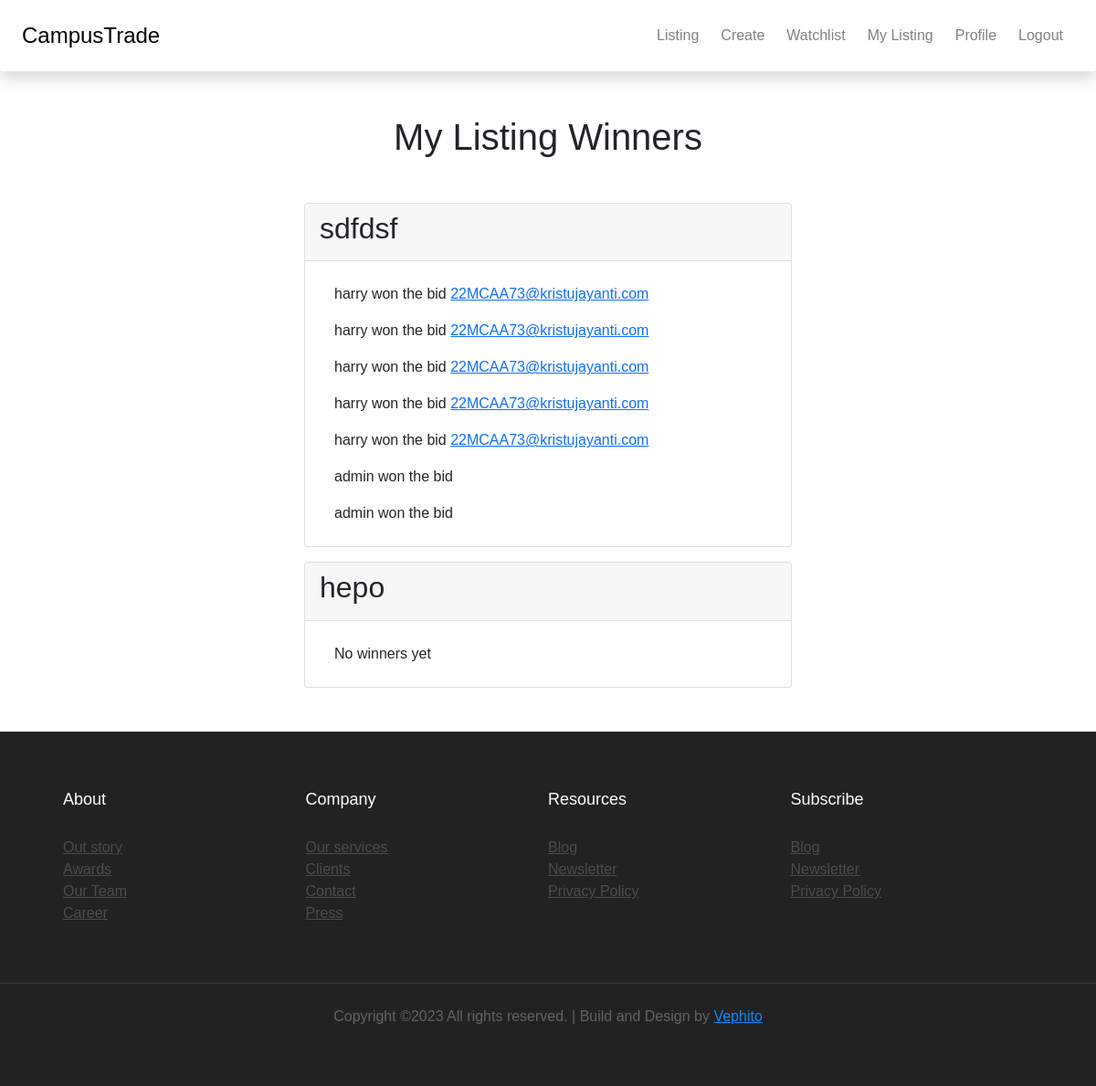
The app's page /auctions/my_winners (signed in), older data.
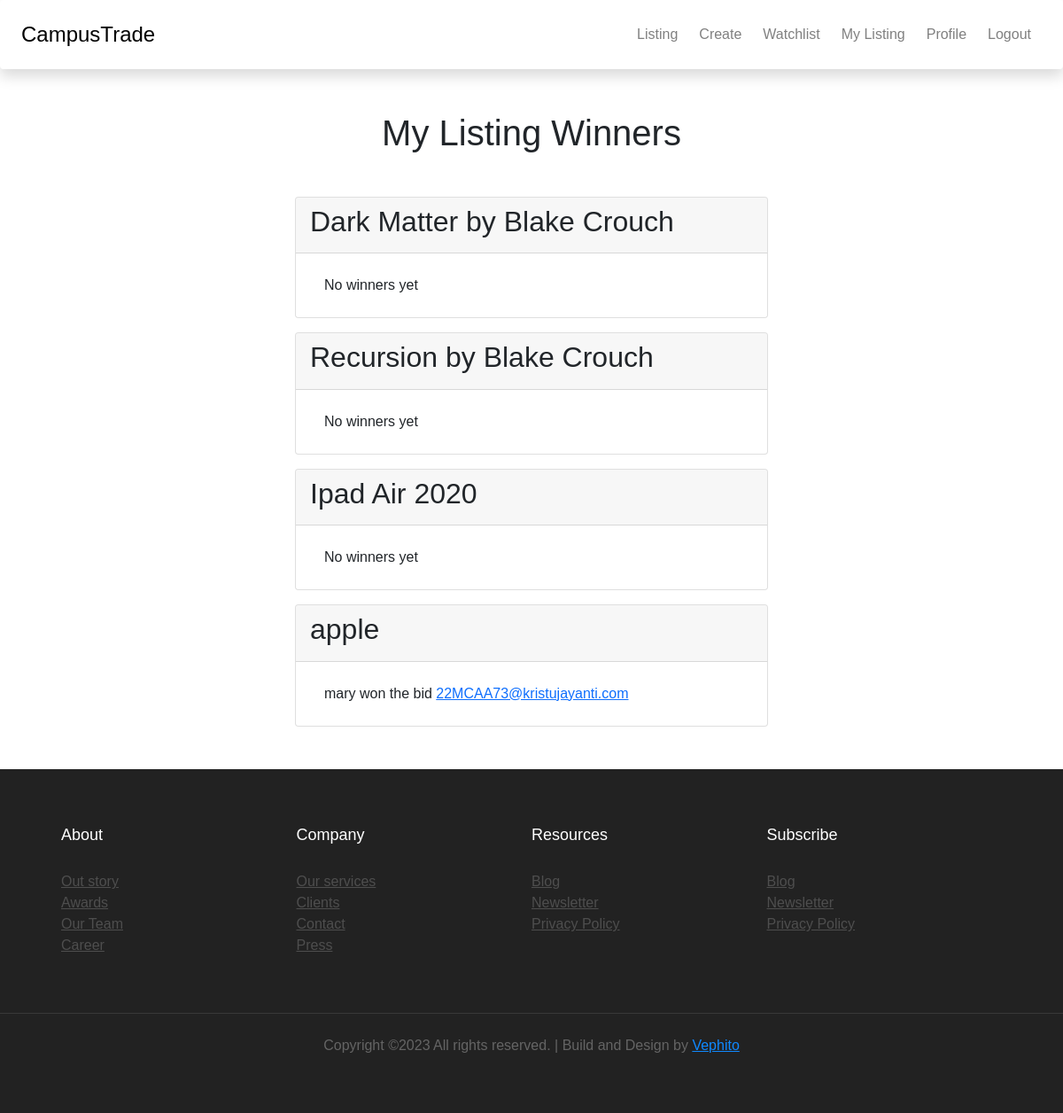
The same page, newer data.
### auctions/models.py (models this page shows, shortened)
class Listing(models.Model):
    user = models.ForeignKey(
        User, on_delete=models.CASCADE, related_name="owner")
    title = models.CharField(max_length=60, default=None)
    image = models.ImageField(
        upload_to="images/", blank=True, null=True)
    price = models.IntegerField(default=0)
    description = models.TextField()
    sold = models.BooleanField(default=False)
    category = models.ForeignKey(Category, on_delete=models.CASCADE)
    date_created = models.DateTimeField(
        auto_now_add=True, null=True, blank=True)
    def get_winners(self):
        winners = Winner.objects.filter(win_item=self)
        return winners

class Winner(models.Model):
    winner = models.ForeignKey(
        User, on_delete=models.CASCADE, related_name="win_user")
    win_item = models.ForeignKey(
        Listing, on_delete=models.CASCADE, related_name="won_item")

### auctions/views.py (the view)
# urls.py: path('my_winners', MyWinners, name="mywinners"),
def MyWinners(request):
    listings = Listing.objects.filter(user=request.user)
    context = {
        'listings': listings
    }
    return render(request, 'auctions/my_winners.html', context)

### auctions/templates/auctions/my_winners.html (shortened to what this page needs)
{% extends 'auctions/base.html' %}
{% block body %}
  <div class="container mt-5 w-50">
    <h1 class="text-center mb-5">My Listing Winners</h1>
    {% for listing in listings %}
      <div class="card mb-3">
        <div class="card-header">
          <h2>{{ listing.title }}</h2>
        </div>
        <div class="card-body">
          <ul class="list-group list-group-flush">
            {% for winner in listing.get_winners %}
              <li class="list-group-item">{{ winner.winner }} won the bid <a href="mailto:{{ winner.winner.email }}">{{ winner.winner.email }}</a></li>
            {% empty %}
              <li class="list-group-item ">No winners yet</li>
            {% endfor %}
          </ul>
        </div>
      </div>
    {% empty %}
      <p class="text-center mt-5">No listings found</p>
    {% endfor %}
  </div>
{% endblock %}

Row changes from the older to the newer data that the page shows:
removed Listing: title "sdfdsf"
removed Winner: winner "harry", winner.email "22MCAA73@kristujayanti.com", shown under "sdfdsf"
removed Winner: winner "harry", winner.email "22MCAA73@kristujayanti.com", shown under "sdfdsf"
removed Winner: winner "harry", winner.email "22MCAA73@kristujayanti.com", shown under "sdfdsf"
removed Winner: winner "harry", winner.email "22MCAA73@kristujayanti.com", shown under "sdfdsf"
removed Winner: winner "harry", winner.email "22MCAA73@kristujayanti.com", shown under "sdfdsf"
removed Winner: winner "admin", shown under "sdfdsf"
removed Winner: winner "admin", shown under "sdfdsf"
removed Listing: title "hepo"
added Listing: title "Dark Matter by Blake Crouch"
added Listing: title "Recursion by Blake Crouch"
added Listing: title "Ipad Air 2020"
added Listing: title "apple"
added Winner: winner "mary", winner.email "22MCAA73@kristujayanti.com", shown under "apple"
